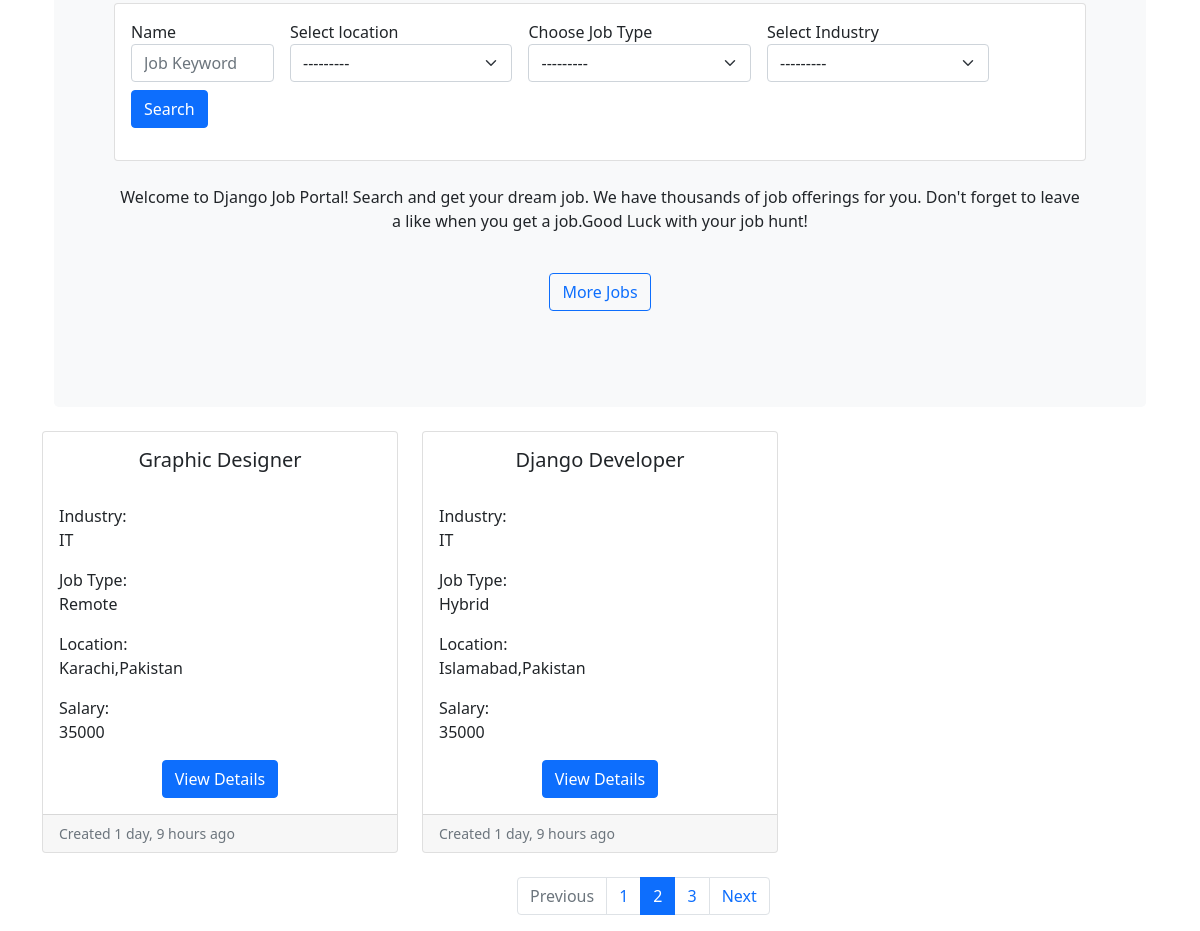
/ (lower part), run on an earlier commit of the app's database.
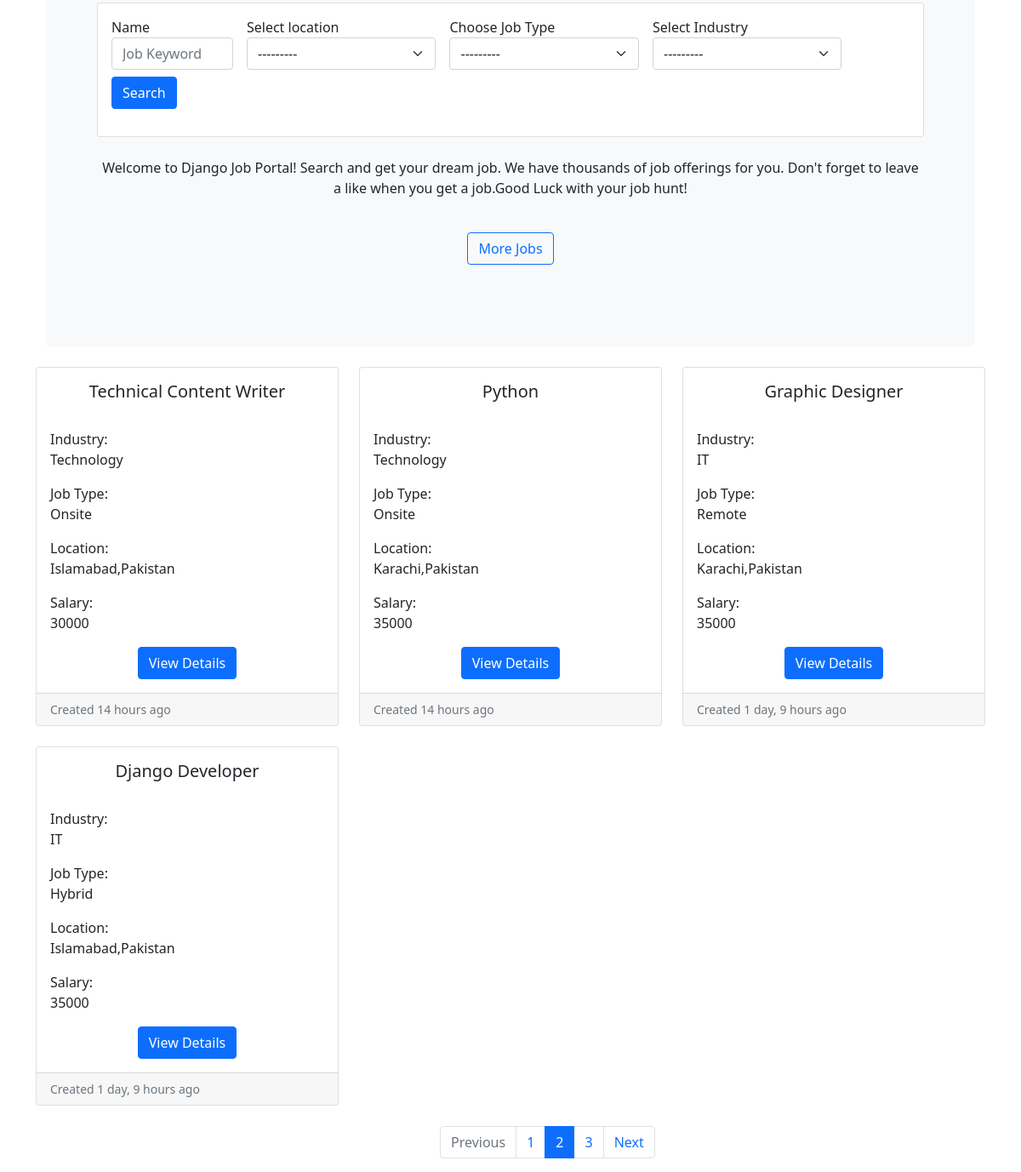
And on a later commit of the database.
### job/models.py (models this page shows, shortened)
class Job(models.Model):
    job_type_choices=(
        ('Remote','Remote'),
        ('Onsite','Onsite'),
        ('Hybrid','Hybrid')
    )
    user=models.ForeignKey(User,on_delete=models.CASCADE)
    company=models.ForeignKey(Company,on_delete=models.CASCADE)
    title = models.CharField(max_length=100)
    city=models.CharField(max_length=100)
    salary=models.PositiveIntegerField(default=35000)
    requirements=models.TextField()
    ideal_candidates=models.TextField()
    is_available=models.BooleanField(default=True)
    timestamp=models.DateTimeField(auto_now_add=True)
    industry=models.ForeignKey(Industry,on_delete=models.DO_NOTHING,null=True,blank=True)
    state=models.ForeignKey(State,on_delete=models.DO_NOTHING,null=True,blank=True)
    job_type=models.CharField(max_length=20,choices=job_type_choices,null=True,blank=True)

class Industry(models.Model):
    name=models.CharField(max_length=100)
    def __str__(self) -> str:
        return self.name

class State(models.Model):
    name=models.CharField(max_length=100)
    def __str__(self) -> str:
        return self.name

### website/views.py (the view)
# urls.py: 2. Add a URL to urlpatterns:  path('', views.home, name='home')
def home(request):
    filter=Jobfilter(request.GET,queryset=Job.objects.filter(is_available=True).order_by('-timestamp'))
    context={'filter':filter}
    return render(request,'website/home.html',context)

### templates/website/home.html (shortened to what the changed rows need)
{% extends "base.html" %}
{% load humanize %}
{% load widget_tweaks %}
{% block content %}
    <div class="row row-cols-1 row-cols-md-3 g-4">
        {% for job in filter.qs %}
        <div class="col">
            <div class="card h-100">
                <div class="card-body">
                    <h5 class="card-title text-center">{{job.title}}</h5><br>
                    <p class="card-text">Industry: <br>{{job.industry}} </p>
                    <p class="card-text"> Job Type: <br>{{job.job_type}}</p>
                    <p class="card-text"> Location: <br>{{job.city}},{{job.state}} </p>
                    <p class="card-text">Salary: <br>{{job.salary}} </p>
                    <div class=text-center>
                    <a class="text-center btn btn-primary btn-small" href="{% url 'job-details' job.pk %}">View Details</a>
                    </div>
                </div>
                <div class="card-footer">
                    <small class="text-muted">Created {{job.timestamp|naturaltime}}</small>
                </div>
            </div>
        </div>
        {% endfor %}
    </div>
{% endblock content %}

What changed in the data, as far as the page shows it:
added Job: title "Technical Content Writer", industry "Technology", job_type "Onsite", city "Islamabad", state "Pakistan", salary "30000", timestamp "14 hours ago"
added Job: title "Python", industry "Technology", job_type "Onsite", city "Karachi", state "Pakistan", salary "35000", timestamp "14 hours ago"
